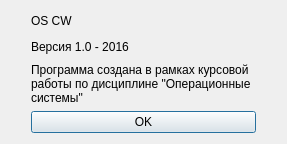
<?xml version="1.0" encoding="UTF-8"?>
<ui version="4.0">
 <class>Dialog</class>
 <widget class="QDialog" name="Dialog">
  <property name="geometry">
   <rect>
    <x>0</x>
    <y>0</y>
    <width>287</width>
    <height>144</height>
   </rect>
  </property>
  <property name="sizePolicy">
   <sizepolicy hsizetype="Fixed" vsizetype="Fixed">
    <horstretch>0</horstretch>
    <verstretch>0</verstretch>
   </sizepolicy>
  </property>
  <property name="minimumSize">
   <size>
    <width>287</width>
    <height>144</height>
   </size>
  </property>
  <property name="windowTitle">
   <string>О программе</string>
  </property>
  <layout class="QHBoxLayout" name="horizontalLayout">
   <item>
    <spacer name="horizontalSpacer">
     <property name="orientation">
      <enum>Qt::Horizontal</enum>
     </property>
     <property name="sizeType">
      <enum>QSizePolicy::Maximum</enum>
     </property>
     <property name="sizeHint" stdset="0">
      <size>
       <width>20</width>
       <height>20</height>
      </size>
     </property>
    </spacer>
   </item>
   <item>
    <layout class="QVBoxLayout" name="verticalLayout_4">
     <item>
      <widget class="QLabel" name="label">
       <property name="text">
        <string>OS CW</string>
       </property>
      </widget>
     </item>
     <item>
      <widget class="QLabel" name="label_2">
       <property name="text">
        <string>Версия 1.0 - 2016</string>
       </property>
      </widget>
     </item>
     <item>
      <widget class="QLabel" name="label_3">
       <property name="text">
        <string>Программа создана в рамках курсовой работы по дисциплине &quot;Операционные системы&quot;</string>
       </property>
       <property name="textFormat">
        <enum>Qt::RichText</enum>
       </property>
       <property name="scaledContents">
        <bool>false</bool>
       </property>
       <property name="wordWrap">
        <bool>true</bool>
       </property>
      </widget>
     </item>
     <item>
      <widget class="QPushButton" name="pushButton">
       <property name="text">
        <string>OK</string>
       </property>
      </widget>
     </item>
    </layout>
   </item>
   <item>
    <spacer name="horizontalSpacer_2">
     <property name="orientation">
      <enum>Qt::Horizontal</enum>
     </property>
     <property name="sizeType">
      <enum>QSizePolicy::Maximum</enum>
     </property>
     <property name="sizeHint" stdset="0">
      <size>
       <width>20</width>
       <height>20</height>
      </size>
     </property>
    </spacer>
   </item>
  </layout>
 </widget>
 <resources/>
 <connections/>
</ui>
